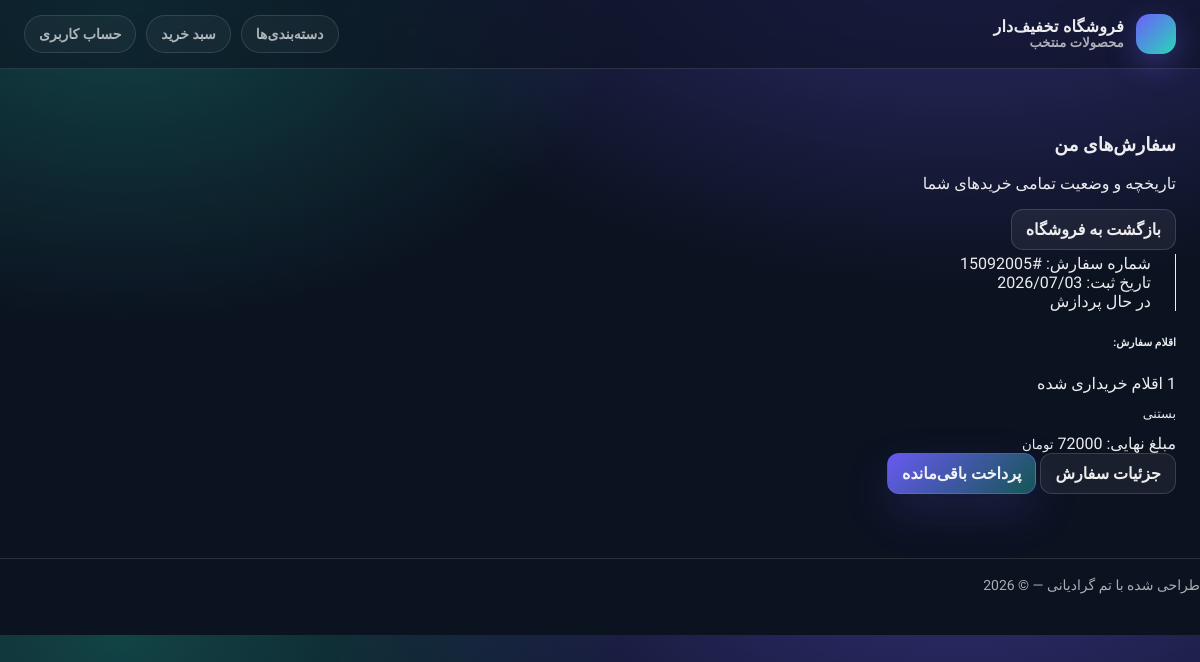
The app's page /order/order_list/ (signed in), older data.
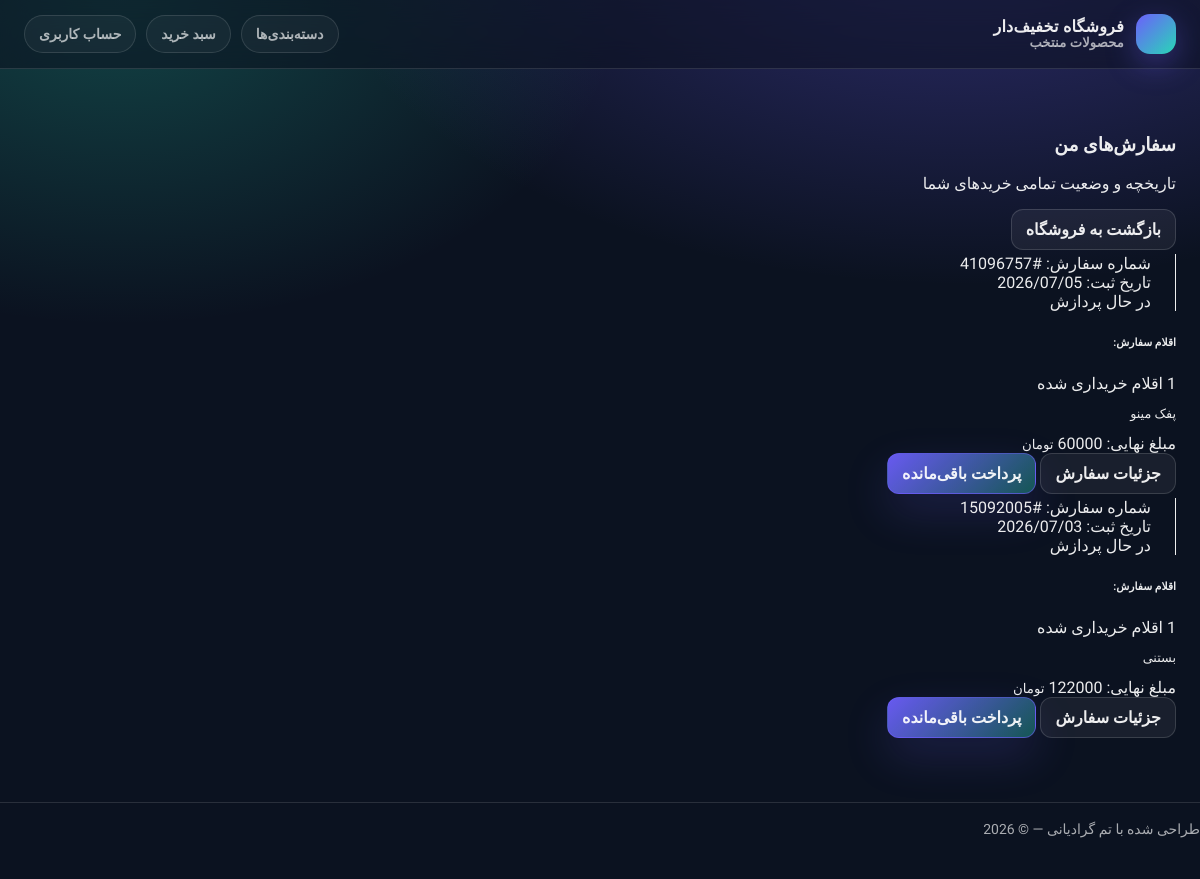
The same page, newer data.
### order/models.py (models this page shows, shortened)
class Order(models.Model):
    Product_status = (
        ('در حال پردازش', 'در حال پردازش'),
        ('آماده برای ارسال', 'آماده برای ارسال'),
        ('محصول ارسال شد', 'محصول ارسال شد'),
        ('تحویل پست داده شد', 'تحویل پست داده شد'),
        ('محصول به مشتری تحویل داده شد', 'محصول به مشتری تحویل داده شد'),
        ('لغو توسط مشتری', 'لغو توسط مشتری'),
        ('لغو توسط فروشنده', 'لغو توسط فروشنده'),
        ('مرحوع شد', 'مرحوع شد')
    )
    user = models.ForeignKey(User, related_name='users', on_delete=models.SET_NULL, null=True, verbose_name='کاربر')
    address_user = models.ForeignKey(AddressUser, related_name='address_user', on_delete=models.SET_NULL, null=True,
                                     verbose_name='آدرس')
    total_amount = models.DecimalField(max_digits=10, decimal_places=0, verbose_name='قیمت کل')
    discount_amount = models.DecimalField(max_digits=10, decimal_places=0, default=0, verbose_name='بعد تخفیف')
    final_amount = models.DecimalField(max_digits=10, decimal_places=0, verbose_name='قیمت نهای')
    post_price = models.DecimalField(max_digits=10, default=0, decimal_places=0, null=True, blank=True,
                                     verbose_name='هزینه پستی')
    transaction_id = models.CharField(max_length=100,unique=True, blank=True, null=True, verbose_name='کد پیگیری')
    payment = models.BooleanField(default=False, verbose_name='پرداخت')
    status = models.CharField(choices=Product_status, default='در حال پردازش', verbose_name='وضعیت سفارش')
    created = models.DateTimeField(auto_now_add=True)
    updated = models.DateTimeField(auto_now=True)
    class Meta:
        ordering = ['-created']
        indexes = [
            models.Index(fields=['-created'])
        ]
        verbose_name_plural = 'سفارش ها'

class OrderItem(models.Model):
    order = models.ForeignKey(Order, on_delete=models.CASCADE, related_name='items', verbose_name='سفارش')
    product = models.ForeignKey(Product, on_delete=models.CASCADE, verbose_name='مخصولات')
    quantity = models.PositiveIntegerField(default=1, verbose_name='مقدار محصول')
    price_at_purchase = models.DecimalField(max_digits=12, decimal_places=0, verbose_name='قیمت زمان خرید')
    class Meta:
        verbose_name_plural = 'آیتم سفارش ها'

### catalog/models.py (models this page shows, shortened)
class Product(models.Model):
    category = models.ForeignKey(Category, on_delete=models.CASCADE, related_name='products', verbose_name="category")
    name = models.CharField(max_length=100, verbose_name="اسم")
    slug = models.SlugField(max_length=100, unique=True, verbose_name="slug")
    description = models.TextField(verbose_name="توضیحات")
    price = models.PositiveIntegerField(default=0, verbose_name="قیمت")
    inventory = models.PositiveIntegerField(default=0, verbose_name="مقدار")
    weight = models.PositiveIntegerField(default=0, verbose_name="وزن")
    created_at = models.DateTimeField(auto_now_add=True)
    updated_at = models.DateTimeField(auto_now=True)
    class Meta:
        verbose_name_plural = "Products"
        ordering = ["name"]
        indexes = [
            models.Index(fields=['name', 'id']),
            models.Index(fields=['slug']),
            models.Index(fields=['created_at']),
        ]

### order/views.py (the view)
# urls.py: path('order_list/', views.OrderListView.as_view(), name='order_list'),
class OrderListView(LoginRequiredMixin, generic.ListView):
    model = Order
    context_object_name = "orders"
    template_name = 'order/order_list.html'
    def get_queryset(self):
        return Order.objects.filter(user=self.request.user).order_by('-created')

### cart/context_processors.py (called while the page is built)
def cart(request):
    return {'cart': Cart(request)}

### order/templates/order/order_list.html (shortened to what the changed rows need)
{% extends 'parent/base.html' %}
{% load static %}
{% block content %}
<div class="container py-5">
    {% if orders %}
        <div class="row">
            <div class="col-12">
                {% for order in orders %}
                <div class="card border-0 shadow-sm rounded-4 mb-4 overflow-hidden">
                    <div class="{% if order.status == 'در حال پردازش' %}bg-warning{% elif order.status == 'ارسال شده' %}bg-success{% elif order.status == 'لغو شده' %}bg-danger{% else %}bg-primary{% endif %}" style="height: 4px;"></div>
                    <div class="card-body p-4">
                        <div class="row align-items-center">
                            <div class="col-md-4 border-end-md">
                                <div class="d-flex align-items-center mb-2">
                                    <span class="text-muted small me-2">شماره سفارش:</span>
                                    <span class="fw-bold text-dark">#{{ order.transaction_id }}</span>
                                </div>
                                <div class="d-flex align-items-center mb-3">
                                    <span class="text-muted small me-2">تاریخ ثبت:</span>
                                    <span class="text-dark">{{ order.created|date:"Y/m/d" }}</span>
                                </div>
                                <div>
                                    <span class="badge {% if order.status == 'در حال پردازش' %}bg-warning text-dark{% elif order.status == 'ارسال شده' %}bg-success{% elif order.status == 'لغو شده' %}bg-danger{% else %}bg-primary{% endif %} rounded-pill px-3">
                                        {{ order.status }}
                                    </span>
                                </div>
                            </div>
                            <div class="col-md-5 px-md-4">
                                <h6 class="small text-muted mb-3">اقلام سفارش:</h6>
                                <div class="d-flex align-items-center mb-2">
                                    <span class="badge bg-light text-dark border me-2">{{ order.items.count }}</span>
                                    <span class="text-dark small">اقلام خریداری شده</span>
                                </div>
                                <p class="text-muted extra-small mb-0">
                                    {% for item in order.items.all %}
                                        {{ item.product.name }}{% if not forloop.last %}، {% endif %}
                                    {% endfor %}
                                </p>
                            </div>
                            <div class="col-md-3 text-md-end mt-3 mt-md-0">
                                <div class="mb-3">
                                    <span class="text-muted small d-block">مبلغ نهایی:</span>
                                    <span class="h5 fw-bold text-primary">{{ order.final_amount|floatformat:0 }} <small>تومان</small></span>
                                </div>
                                <div class="d-grid gap-2 d-md-block">
                                    <a href="{% url 'order:order_detail' order.id %}" class="btn btn-light btn-sm rounded-3 border">
                                        جزئیات سفارش
                                    </a>
                                    {% if not order.payment %}
                                        <a href="" class="btn btn-primary btn-sm rounded-3">
                                            پرداخت باقی‌مانده
                                        </a>
                                    {% endif %}
                                </div>
                            </div>
                        </div>
                    </div>
                </div>
                {% endfor %}
            </div>
        </div>
    {% endif %}
</div>
{% endblock %}

Row changes from the older to the newer data that the page shows:
added Order: transaction_id "41096757", created "2026/07/05", status "در حال پردازش", items.count "1", payment "پرداخت باقی‌مانده"
added OrderItem: product.name "پفک مینو", shown under "41096757"
